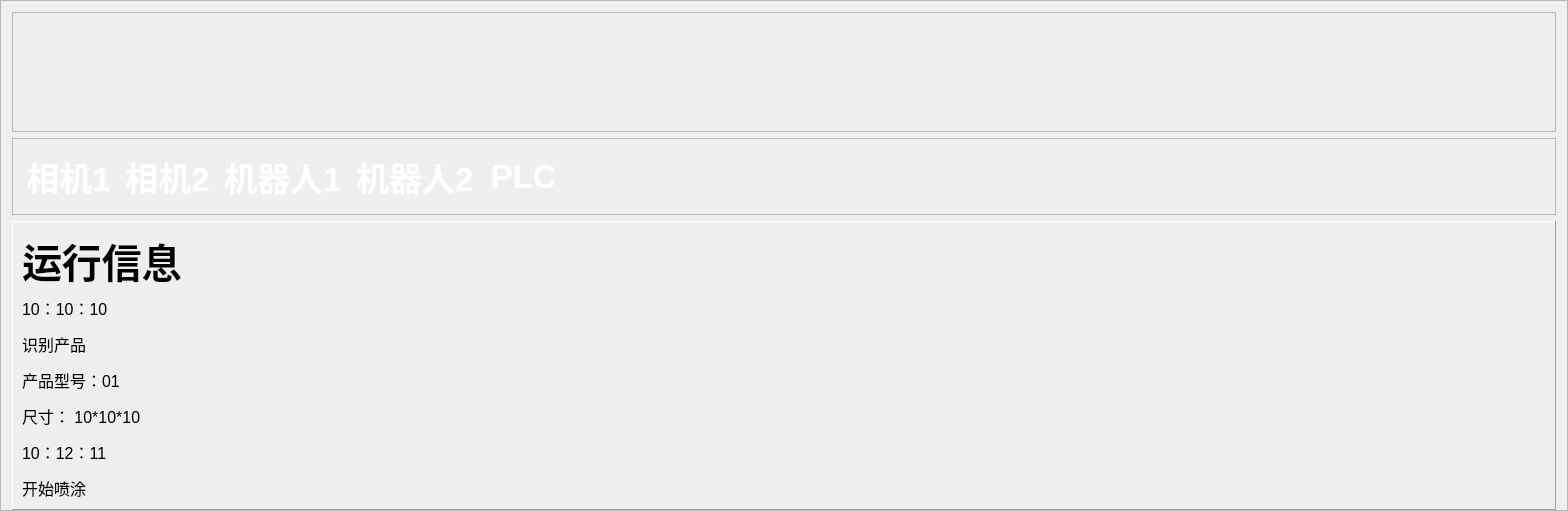
     <widget class="QFrame" name="frame_Right">
      <property name="frameShape">
       <enum>QFrame::StyledPanel</enum>
      </property>
      <property name="frameShadow">
       <enum>QFrame::Raised</enum>
      </property>
      <layout class="QVBoxLayout" name="verticalLayout_3" stretch="1,1,10">
       <property name="bottomMargin">
        <number>0</number>
       </property>
       <item>
        <widget class="QFrame" name="frame_StartStop">
         <property name="styleSheet">
          <string notr="true"/>
         </property>
         <property name="frameShape">
          <enum>QFrame::StyledPanel</enum>
         </property>
         <property name="frameShadow">
          <enum>QFrame::Raised</enum>
         </property>
         <layout class="QHBoxLayout" name="horizontalLayout">
          <item>
           <widget class="QPushButton" name="btn_Start">
            <property name="sizePolicy">
             <sizepolicy hsizetype="Fixed" vsizetype="Fixed">
              <horstretch>0</horstretch>
              <verstretch>0</verstretch>
             </sizepolicy>
            </property>
            <property name="minimumSize">
             <size>
              <width>100</width>
              <height>100</height>
             </size>
            </property>
            <property name="maximumSize">
             <size>
              <width>100</width>
              <height>100</height>
             </size>
            </property>
            <property name="styleSheet">
             <string notr="true"/>
            </property>
            <property name="text">
             <string/>
            </property>
            <property name="icon">
             <iconset resource="../../Resources.qrc">
              <normaloff>:/Images/start.png</normaloff>:/Images/start.png</iconset>
            </property>
            <property name="iconSize">
             <size>
              <width>300</width>
              <height>300</height>
             </size>
            </property>
            <property name="flat">
             <bool>true</bool>
            </property>
           </widget>
          </item>
          <item>
           <widget class="QPushButton" name="btn_EStop">
            <property name="sizePolicy">
             <sizepolicy hsizetype="Fixed" vsizetype="Fixed">
              <horstretch>0</horstretch>
              <verstretch>0</verstretch>
             </sizepolicy>
            </property>
            <property name="minimumSize">
             <size>
              <width>100</width>
              <height>100</height>
             </size>
            </property>
            <property name="maximumSize">
             <size>
              <width>100</width>
              <height>100</height>
             </size>
            </property>
            <property name="styleSheet">
             <string notr="true"/>
            </property>
            <property name="text">
             <string/>
            </property>
            <property name="icon">
             <iconset resource="../../Resources.qrc">
              <normaloff>:/Images/e-Stop.png</normaloff>:/Images/e-Stop.png</iconset>
            </property>
            <property name="iconSize">
             <size>
              <width>300</width>
              <height>300</height>
             </size>
            </property>
            <property name="flat">
             <bool>true</bool>
            </property>
           </widget>
          </item>
          <item>
           <spacer name="horizontalSpacer_2">
            <property name="orientation">
             <enum>Qt::Horizontal</enum>
            </property>
            <property name="sizeHint" stdset="0">
             <size>
              <width>1239</width>
              <height>20</height>
             </size>
            </property>
           </spacer>
          </item>
         </layout>
        </widget>
       </item>
       <item>
        <widget class="QFrame" name="frame_Device">
         <property name="palette">
          <palette>
           <active>
            <colorrole role="ButtonText">
             <brush brushstyle="SolidPattern">
              <color alpha="255">
               <red>255</red>
               <green>255</green>
               <blue>255</blue>
              </color>
             </brush>
            </colorrole>
           </active>
           <inactive>
            <colorrole role="ButtonText">
             <brush brushstyle="SolidPattern">
              <color alpha="255">
               <red>255</red>
               <green>255</green>
               <blue>255</blue>
              </color>
             </brush>
            </colorrole>
           </inactive>
           <disabled>
            <colorrole role="ButtonText">
             <brush brushstyle="SolidPattern">
              <color alpha="255">
               <red>190</red>
               <green>190</green>
               <blue>190</blue>
              </color>
             </brush>
            </colorrole>
           </disabled>
          </palette>
         </property>
         <property name="font">
          <font>
           <weight>75</weight>
           <bold>true</bold>
          </font>
         </property>
         <property name="styleSheet">
          <string notr="true"/>
         </property>
         <property name="frameShape">
          <enum>QFrame::StyledPanel</enum>
         </property>
         <property name="frameShadow">
          <enum>QFrame::Raised</enum>
         </property>
         <layout class="QHBoxLayout" name="horizontalLayout_3">
          <item>
           <widget class="QPushButton" name="btn_Camera1">
            <property name="maximumSize">
             <size>
              <width>150</width>
              <height>100</height>
             </size>
            </property>
            <property name="font">
             <font>
              <pointsize>25</pointsize>
              <weight>75</weight>
              <bold>true</bold>
             </font>
            </property>
            <property name="styleSheet">
             <string notr="true"/>
            </property>
            <property name="text">
             <string>相机1</string>
            </property>
            <property name="icon">
             <iconset resource="../../Resources.qrc">
              <normaloff>:/Images/warning.png</normaloff>:/Images/warning.png</iconset>
            </property>
            <property name="iconSize">
             <size>
              <width>150</width>
              <height>150</height>
             </size>
            </property>
            <property name="autoExclusive">
             <bool>false</bool>
            </property>
            <property name="autoRepeatDelay">
             <number>200</number>
            </property>
            <property name="flat">
             <bool>true</bool>
            </property>
           </widget>
          </item>
          <item>
           <widget class="QPushButton" name="btn_Camera2">
            <property name="maximumSize">
             <size>
              <width>150</width>
              <height>100</height>
             </size>
            </property>
            <property name="font">
             <font>
              <pointsize>25</pointsize>
              <weight>75</weight>
              <bold>true</bold>
             </font>
            </property>
            <property name="styleSheet">
             <string notr="true"/>
            </property>
            <property name="text">
             <string>相机2</string>
            </property>
            <property name="icon">
             <iconset resource="../../Resources.qrc">
              <normaloff>:/Images/warning.png</normaloff>:/Images/warning.png</iconset>
            </property>
            <property name="iconSize">
             <size>
              <width>150</width>
              <height>150</height>
             </size>
            </property>
            <property name="autoExclusive">
             <bool>false</bool>
            </property>
            <property name="autoRepeatDelay">
             <number>200</number>
            </property>
            <property name="flat">
             <bool>true</bool>
            </property>
           </widget>
          </item>
          <item>
           <widget class="QPushButton" name="btn_Robot1">
            <property name="maximumSize">
             <size>
              <width>170</width>
              <height>100</height>
             </size>
            </property>
            <property name="font">
             <font>
              <pointsize>25</pointsize>
              <weight>75</weight>
              <bold>true</bold>
             </font>
            </property>
            <property name="styleSheet">
             <string notr="true"/>
            </property>
            <property name="text">
             <string>机器人1</string>
            </property>
            <property name="icon">
             <iconset resource="../../Resources.qrc">
              <normaloff>:/Images/warning.png</normaloff>:/Images/warning.png</iconset>
            </property>
            <property name="iconSize">
             <size>
              <width>150</width>
              <height>150</height>
             </size>
            </property>
            <property name="autoExclusive">
             <bool>false</bool>
            </property>
            <property name="autoRepeatDelay">
             <number>200</number>
            </property>
            <property name="flat">
             <bool>true</bool>
            </property>
           </widget>
          </item>
          <item>
           <widget class="QPushButton" name="btn_Robot2">
            <property name="maximumSize">
             <size>
              <width>170</width>
              <height>100</height>
             </size>
            </property>
            <property name="font">
             <font>
              <pointsize>25</pointsize>
              <weight>75</weight>
              <bold>true</bold>
             </font>
            </property>
            <property name="styleSheet">
             <string notr="true"/>
            </property>
            <property name="text">
             <string>机器人2</string>
            </property>
            <property name="icon">
             <iconset resource="../../Resources.qrc">
              <normaloff>:/Images/warning.png</normaloff>:/Images/warning.png</iconset>
            </property>
            <property name="iconSize">
             <size>
              <width>150</width>
              <height>150</height>
             </size>
            </property>
            <property name="autoExclusive">
             <bool>false</bool>
            </property>
            <property name="autoRepeatDelay">
             <number>200</number>
            </property>
            <property name="flat">
             <bool>true</bool>
            </property>
           </widget>
          </item>
          <item>
           <widget class="QPushButton" name="btn_PLC">
            <property name="maximumSize">
             <size>
              <width>150</width>
              <height>100</height>
             </size>
            </property>
            <property name="font">
             <font>
              <pointsize>25</pointsize>
              <weight>75</weight>
              <bold>true</bold>
             </font>
            </property>
            <property name="styleSheet">
             <string notr="true"/>
            </property>
            <property name="text">
             <string>PLC</string>
            </property>
            <property name="icon">
             <iconset resource="../../Resources.qrc">
              <normaloff>:/Images/warning.png</normaloff>:/Images/warning.png</iconset>
            </property>
            <property name="iconSize">
             <size>
              <width>150</width>
              <height>150</height>
             </size>
            </property>
            <property name="autoExclusive">
             <bool>false</bool>
            </property>
            <property name="autoRepeatDelay">
             <number>200</number>
            </property>
            <property name="flat">
             <bool>true</bool>
            </property>
           </widget>
          </item>
          <item>
           <spacer name="horizontalSpacer_3">
            <property name="orientation">
             <enum>Qt::Horizontal</enum>
            </property>
            <property name="sizeHint" stdset="0">
             <size>
              <width>983</width>
              <height>20</height>
             </size>
            </property>
           </spacer>
          </item>
         </layout>
        </widget>
       </item>
       <item>
        <widget class="QFrame" name="frame_Info">
         <property name="frameShape">
          <enum>QFrame::Panel</enum>
         </property>
         <property name="frameShadow">
          <enum>QFrame::Raised</enum>
         </property>
         <property name="lineWidth">
          <number>1</number>
         </property>
         <layout class="QVBoxLayout" name="verticalLayout_2" stretch="1,10">
          <item>
           <widget class="QLabel" name="label">
            <property name="font">
             <font>
              <pointsize>30</pointsize>
              <weight>75</weight>
              <bold>true</bold>
             </font>
            </property>
            <property name="text">
             <string>运行信息</string>
            </property>
           </widget>
          </item>
          <item>
           <widget class="QLabel" name="label_2">
            <property name="font">
             <font>
              <pointsize>12</pointsize>
             </font>
            </property>
            <property name="text">
             <string>&lt;html&gt;&lt;head/&gt;&lt;body&gt;&lt;p&gt;10：10：10&lt;/p&gt;&lt;p&gt;识别产品&lt;/p&gt;&lt;p&gt;产品型号：01&lt;/p&gt;&lt;p&gt;尺寸： 10*10*10&lt;/p&gt;&lt;p&gt;10：12：11&lt;/p&gt;&lt;p&gt;开始喷涂&lt;/p&gt;&lt;/body&gt;&lt;/html&gt;</string>
            </property>
            <property name="alignment">
             <set>Qt::AlignLeading|Qt::AlignLeft|Qt::AlignTop</set>
            </property>
           </widget>
          </item>
         </layout>
        </widget>
       </item>
      </layout>
     </widget>
